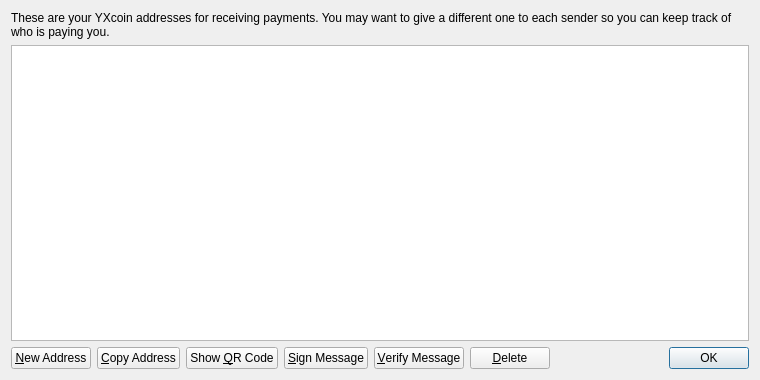
<?xml version="1.0" encoding="UTF-8"?>
<ui version="4.0">
 <class>AddressBookPage</class>
 <widget class="QWidget" name="AddressBookPage">
  <property name="geometry">
   <rect>
    <x>0</x>
    <y>0</y>
    <width>760</width>
    <height>380</height>
   </rect>
  </property>
  <property name="windowTitle">
   <string>Address Book</string>
  </property>
  <layout class="QVBoxLayout" name="verticalLayout">
   <item>
    <widget class="QLabel" name="labelExplanation">
     <property name="text">
      <string>These are your YXcoin addresses for receiving payments. You may want to give a different one to each sender so you can keep track of who is paying you.</string>
     </property>
     <property name="textFormat">
      <enum>Qt::PlainText</enum>
     </property>
     <property name="wordWrap">
      <bool>true</bool>
     </property>
    </widget>
   </item>
   <item>
    <widget class="QTableView" name="tableView">
     <property name="contextMenuPolicy">
      <enum>Qt::CustomContextMenu</enum>
     </property>
     <property name="toolTip">
      <string>Double-click to edit address or label</string>
     </property>
     <property name="tabKeyNavigation">
      <bool>false</bool>
     </property>
     <property name="alternatingRowColors">
      <bool>true</bool>
     </property>
     <property name="selectionMode">
      <enum>QAbstractItemView::SingleSelection</enum>
     </property>
     <property name="selectionBehavior">
      <enum>QAbstractItemView::SelectRows</enum>
     </property>
     <property name="sortingEnabled">
      <bool>true</bool>
     </property>
     <attribute name="verticalHeaderVisible">
      <bool>false</bool>
     </attribute>
    </widget>
   </item>
   <item>
    <layout class="QHBoxLayout" name="horizontalLayout">
     <item>
      <widget class="QPushButton" name="newAddressButton">
       <property name="toolTip">
        <string>Create a new address</string>
       </property>
       <property name="text">
        <string>&amp;New Address</string>
       </property>
       <property name="icon">
        <iconset resource="../bitcoin.qrc">
         <normaloff>:/icons/add</normaloff>:/icons/add</iconset>
       </property>
      </widget>
     </item>
     <item>
      <widget class="QPushButton" name="copyToClipboard">
       <property name="toolTip">
        <string>Copy the currently selected address to the system clipboard</string>
       </property>
       <property name="text">
        <string>&amp;Copy Address</string>
       </property>
       <property name="icon">
        <iconset resource="../bitcoin.qrc">
         <normaloff>:/icons/editcopy</normaloff>:/icons/editcopy</iconset>
       </property>
      </widget>
     </item>
     <item>
      <widget class="QPushButton" name="showQRCode">
       <property name="text">
        <string>Show &amp;QR Code</string>
       </property>
       <property name="icon">
        <iconset resource="../bitcoin.qrc">
         <normaloff>:/icons/qrcode</normaloff>:/icons/qrcode</iconset>
       </property>
      </widget>
     </item>
     <item>
      <widget class="QPushButton" name="signMessage">
       <property name="toolTip">
        <string>Sign a message to prove you own a Bitcoin address</string>
       </property>
       <property name="text">
        <string>&amp;Sign Message</string>
       </property>
       <property name="icon">
        <iconset resource="../bitcoin.qrc">
         <normaloff>:/icons/edit</normaloff>:/icons/edit</iconset>
       </property>
      </widget>
     </item>
     <item>
      <widget class="QPushButton" name="verifyMessage">
       <property name="toolTip">
        <string>Verify a message to ensure it was signed with a specified Bitcoin address</string>
       </property>
       <property name="text">
        <string>&amp;Verify Message</string>
       </property>
       <property name="icon">
        <iconset resource="../bitcoin.qrc">
         <normaloff>:/icons/transaction_0</normaloff>:/icons/transaction_0</iconset>
       </property>
      </widget>
     </item>
     <item>
      <widget class="QPushButton" name="deleteButton">
       <property name="toolTip">
        <string>Delete the currently selected address from the list. Only sending addresses can be deleted.</string>
       </property>
       <property name="text">
        <string>&amp;Delete</string>
       </property>
       <property name="icon">
        <iconset resource="../bitcoin.qrc">
         <normaloff>:/icons/remove</normaloff>:/icons/remove</iconset>
       </property>
      </widget>
     </item>
     <item>
      <spacer name="horizontalSpacer">
       <property name="orientation">
        <enum>Qt::Horizontal</enum>
       </property>
       <property name="sizeHint" stdset="0">
        <size>
         <width>40</width>
         <height>20</height>
        </size>
       </property>
      </spacer>
     </item>
     <item>
      <widget class="QDialogButtonBox" name="buttonBox">
       <property name="sizePolicy">
        <sizepolicy hsizetype="Maximum" vsizetype="Fixed">
         <horstretch>0</horstretch>
         <verstretch>0</verstretch>
        </sizepolicy>
       </property>
       <property name="standardButtons">
        <set>QDialogButtonBox::Ok</set>
       </property>
      </widget>
     </item>
    </layout>
   </item>
  </layout>
 </widget>
 <resources>
  <include location="../bitcoin.qrc"/>
 </resources>
 <connections/>
</ui>
